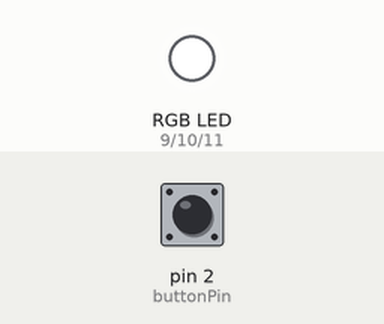
Recording of a sketch running on a simulated Arduino Uno, built with avr-gcc and run on an emulated ATmega328P. Shown: an RGB LED mixed from three pins (HIGH = lit). The inputs (shaded band) are chosen by the test bench; at power-on: pin 2 (buttonPin) LOW.

Above: at 1.2 s.
1.3 s: pin 2 (buttonPin) pulled HIGH for 0.15 s
At 1.37 s:
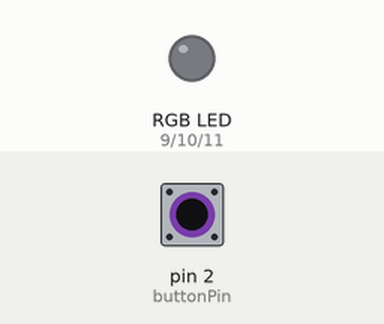
2.9 s: pin 2 (buttonPin) pulled HIGH for 3.2 s
At 6.6 s:
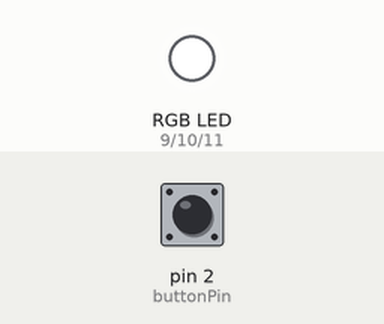
Timing chart, 0 to 8.1 s (numbered marks = the images above; inputs shaded):
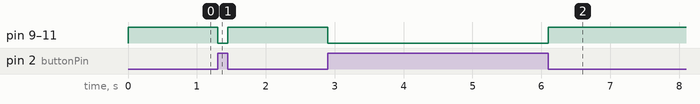

Measured:
- after the input at 1.3 s, pin 9 (redPin), pin 10 (greenPin), pin 11 (bluePin): HIGH → LOW at once, → HIGH 0.15 s later
- after the input at 2.9 s, pin 9 (redPin), pin 10 (greenPin), pin 11 (bluePin): HIGH → LOW at once, → HIGH 3.2 s later

The sketch:

practice-2.ino
```cpp
const int buttonPin = 2;
const int redPin = 9;
const int greenPin = 10;
const int bluePin = 11;

void setRGB(int rState, int gState, int bState) {
  digitalWrite(redPin, rState);
  digitalWrite(greenPin, gState);
  digitalWrite(bluePin, bState);
}

void setup() {
  pinMode(buttonPin, INPUT);
  pinMode(redPin, OUTPUT);
  pinMode(greenPin, OUTPUT);
  pinMode(bluePin, OUTPUT);

  setRGB(HIGH, HIGH, HIGH);
}

void loop() {
  int buttonState = digitalRead(buttonPin);

  if (buttonState == HIGH) {
    setRGB(LOW, LOW, LOW);
  } else {
    setRGB(HIGH, HIGH, HIGH);
  }
}
```
